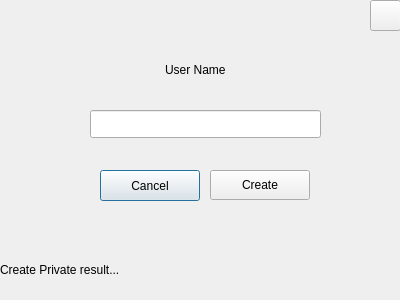
<?xml version="1.0" encoding="UTF-8"?>
<ui version="4.0">
 <class>CreatePrivatePage</class>
 <widget class="QDialog" name="CreatePrivatePage">
  <property name="geometry">
   <rect>
    <x>0</x>
    <y>0</y>
    <width>400</width>
    <height>300</height>
   </rect>
  </property>
  <property name="windowTitle">
   <string>Dialog</string>
  </property>
  <widget class="QLabel" name="username_lbl">
   <property name="geometry">
    <rect>
     <x>165</x>
     <y>60</y>
     <width>81</width>
     <height>20</height>
    </rect>
   </property>
   <property name="styleSheet">
    <string notr="true">font: 10pt &quot;Segoe Script&quot;;</string>
   </property>
   <property name="text">
    <string>User Name</string>
   </property>
  </widget>
  <widget class="QLineEdit" name="username_led">
   <property name="geometry">
    <rect>
     <x>90</x>
     <y>110</y>
     <width>231</width>
     <height>28</height>
    </rect>
   </property>
   <property name="styleSheet">
    <string notr="true">font: 8pt &quot;Segoe Script&quot;;</string>
   </property>
  </widget>
  <widget class="QPushButton" name="cancel_pbn">
   <property name="geometry">
    <rect>
     <x>100</x>
     <y>170</y>
     <width>100</width>
     <height>31</height>
    </rect>
   </property>
   <property name="minimumSize">
    <size>
     <width>100</width>
     <height>30</height>
    </size>
   </property>
   <property name="styleSheet">
    <string notr="true">font: 8pt &quot;Segoe Script&quot;;</string>
   </property>
   <property name="text">
    <string>Cancel</string>
   </property>
  </widget>
  <widget class="QLabel" name="result_lbl">
   <property name="geometry">
    <rect>
     <x>0</x>
     <y>260</y>
     <width>401</width>
     <height>20</height>
    </rect>
   </property>
   <property name="text">
    <string>Create Private result...</string>
   </property>
  </widget>
  <widget class="QPushButton" name="newprivate_pbn">
   <property name="geometry">
    <rect>
     <x>210</x>
     <y>170</y>
     <width>100</width>
     <height>30</height>
    </rect>
   </property>
   <property name="minimumSize">
    <size>
     <width>100</width>
     <height>30</height>
    </size>
   </property>
   <property name="styleSheet">
    <string notr="true">font: 8pt &quot;Segoe Script&quot;;</string>
   </property>
   <property name="text">
    <string>Create</string>
   </property>
  </widget>
  <widget class="QToolButton" name="Exit_pbn">
   <property name="geometry">
    <rect>
     <x>370</x>
     <y>0</y>
     <width>31</width>
     <height>31</height>
    </rect>
   </property>
   <property name="styleSheet">
    <string notr="true"/>
   </property>
   <property name="text">
    <string/>
   </property>
  </widget>
 </widget>
 <resources/>
 <connections/>
</ui>
